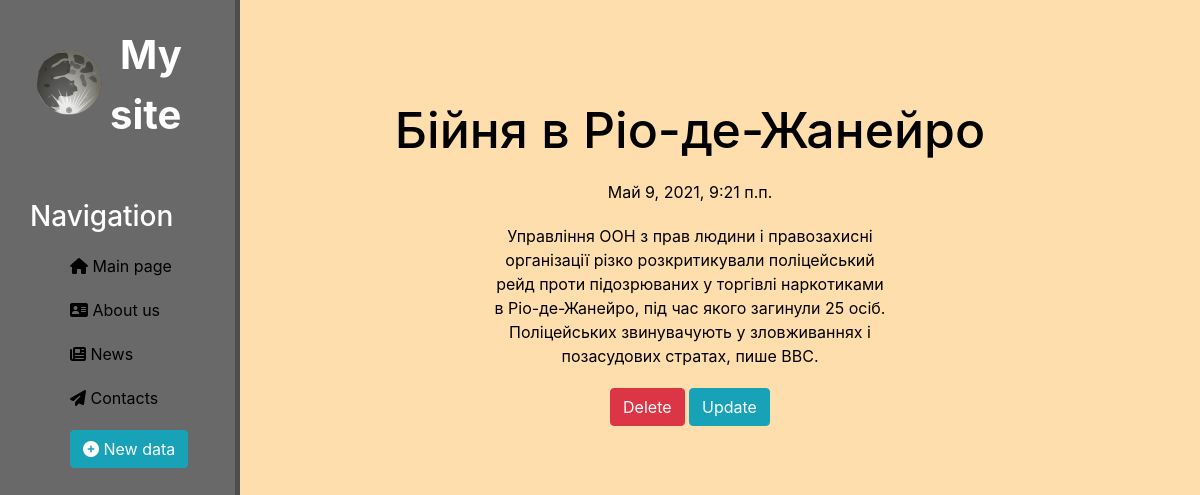
The page /news/2 on the database its author committed.
### news/models.py (models this page shows, shortened)
class Article(models.Model):
    title = models.CharField('Name', max_length=50)
    anons = models.CharField('Anons', max_length=250)
    full_text = models.TextField('Text')
    date = models.DateTimeField('Date of publication')
    class Meta:
        verbose_name = 'News'
        verbose_name_plural = 'News'

### news/views.py (the view)
# urls.py: path('<int:pk>', views.NewsDetailView.as_view(), name='news-detail'),
class NewsDetailView(DetailView):
    model = Article
    template_name = 'news/details_view.html'
    context_object_name = 'article'

### news/templates/news/details_view.html (shortened to what this page needs)
{% extends 'firstapp/layout.html' %}
{% block content %}
    <div class="features">
        <h1>{{ article.title }}</h1>
        <p>{{ article.date }}</p>
        <p>{{ article.full_text }}</p>
        <a href="{% url 'news-delete' article.id %}" class="btn btn-danger">Delete</a>
        <a href="{% url 'news-update' article.id %}" class="btn btn-info">Update</a>
    </div>
{% endblock %}

### firstapp/static/firstapp/css/firstapp.css (style rules this page uses)
body { background: navajowhite; }
main .features { float:left; color:black; margin-top: 100px; text-align: center; width: 75%; }
main .features h1 { font-size: 50px }
main .features p { max-width: 400px; margin: 20px auto }

### rows shown on the page
Article: title "Бійня в Ріо-де-Жанейро", date "Май 9, 2021, 9:21 п.п.", full_text "Управління ООН з прав людини і правозахисні організації різко розкритикували поліцейський рейд проти підозрюваних у торгівлі наркотиками в Ріо-де-Жанейро, під час якого загинули 25 осіб. Поліцейських звинувачують у зловживаннях і позасудових стратах, пише BBC."
